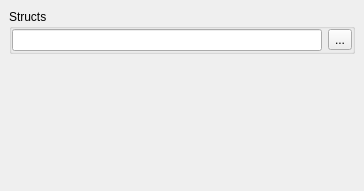
<?xml version="1.0" encoding="UTF-8"?>
<ui version="4.0">
 <class>XDynStructsOptionsWidget</class>
 <widget class="QWidget" name="XDynStructsOptionsWidget">
  <property name="geometry">
   <rect>
    <x>0</x>
    <y>0</y>
    <width>364</width>
    <height>191</height>
   </rect>
  </property>
  <property name="windowTitle">
   <string notr="true"/>
  </property>
  <layout class="QVBoxLayout" name="verticalLayout">
   <property name="leftMargin">
    <number>0</number>
   </property>
   <property name="topMargin">
    <number>0</number>
   </property>
   <property name="rightMargin">
    <number>0</number>
   </property>
   <property name="bottomMargin">
    <number>0</number>
   </property>
   <item>
    <widget class="QScrollArea" name="scrollAreaSearchSignatures">
     <property name="frameShape">
      <enum>QFrame::NoFrame</enum>
     </property>
     <property name="frameShadow">
      <enum>QFrame::Plain</enum>
     </property>
     <property name="widgetResizable">
      <bool>true</bool>
     </property>
     <widget class="QWidget" name="scrollAreaWidgetSearchSignatures">
      <property name="geometry">
       <rect>
        <x>0</x>
        <y>0</y>
        <width>364</width>
        <height>191</height>
       </rect>
      </property>
      <layout class="QVBoxLayout" name="verticalLayout_2">
       <item>
        <widget class="QGroupBox" name="groupBoxDynStructsPath">
         <property name="title">
          <string>Structs</string>
         </property>
         <layout class="QHBoxLayout" name="horizontalLayout_6">
          <property name="leftMargin">
           <number>0</number>
          </property>
          <property name="topMargin">
           <number>0</number>
          </property>
          <property name="rightMargin">
           <number>0</number>
          </property>
          <property name="bottomMargin">
           <number>0</number>
          </property>
          <item>
           <widget class="QLineEdit" name="lineEditDynStructsPath"/>
          </item>
          <item>
           <widget class="QToolButton" name="toolButtonDynStructsPath">
            <property name="text">
             <string notr="true">...</string>
            </property>
           </widget>
          </item>
         </layout>
        </widget>
       </item>
       <item>
        <spacer name="verticalSpacer_2">
         <property name="orientation">
          <enum>Qt::Vertical</enum>
         </property>
         <property name="sizeHint" stdset="0">
          <size>
           <width>20</width>
           <height>149</height>
          </size>
         </property>
        </spacer>
       </item>
      </layout>
     </widget>
    </widget>
   </item>
  </layout>
 </widget>
 <resources/>
 <connections/>
</ui>
